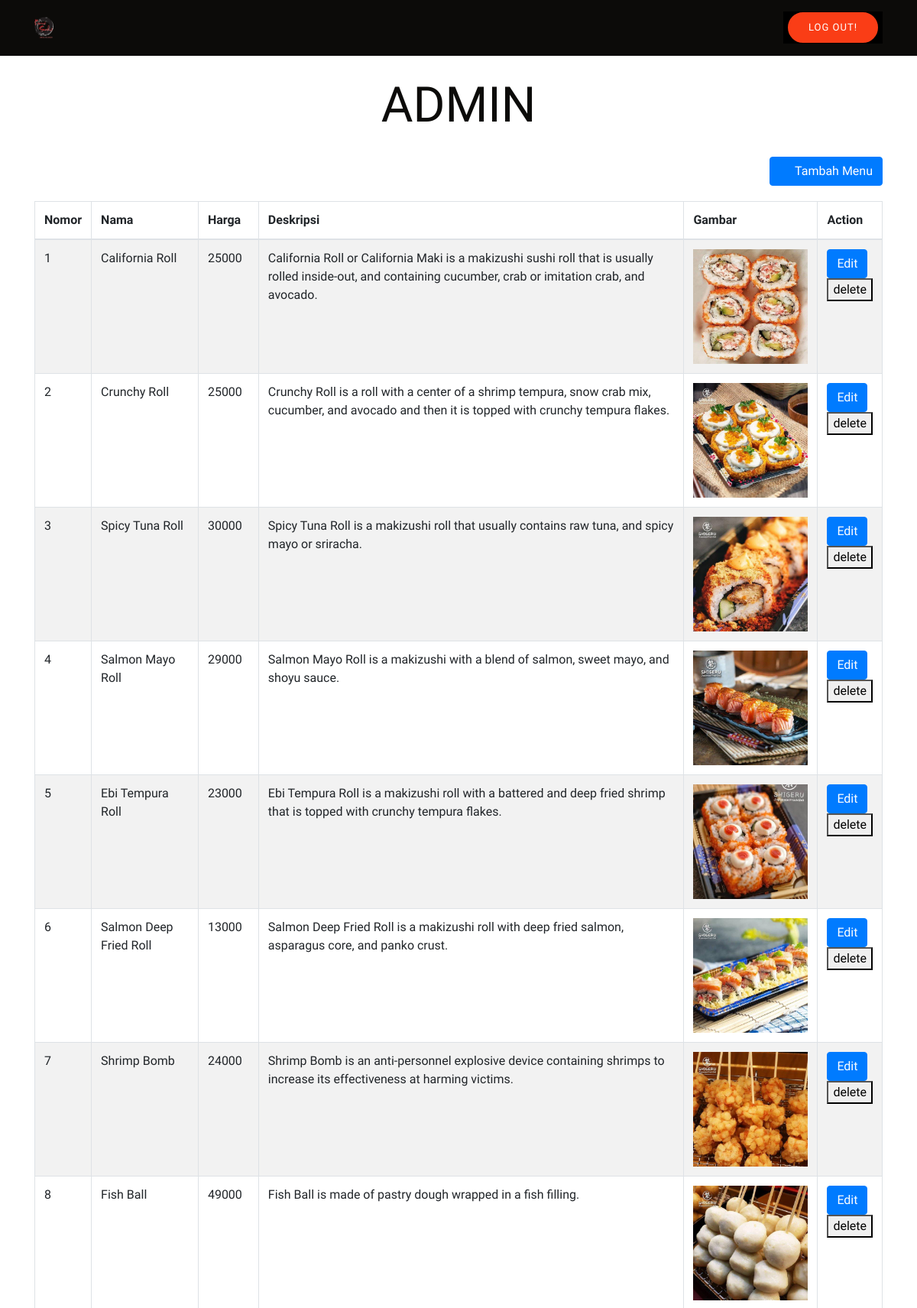
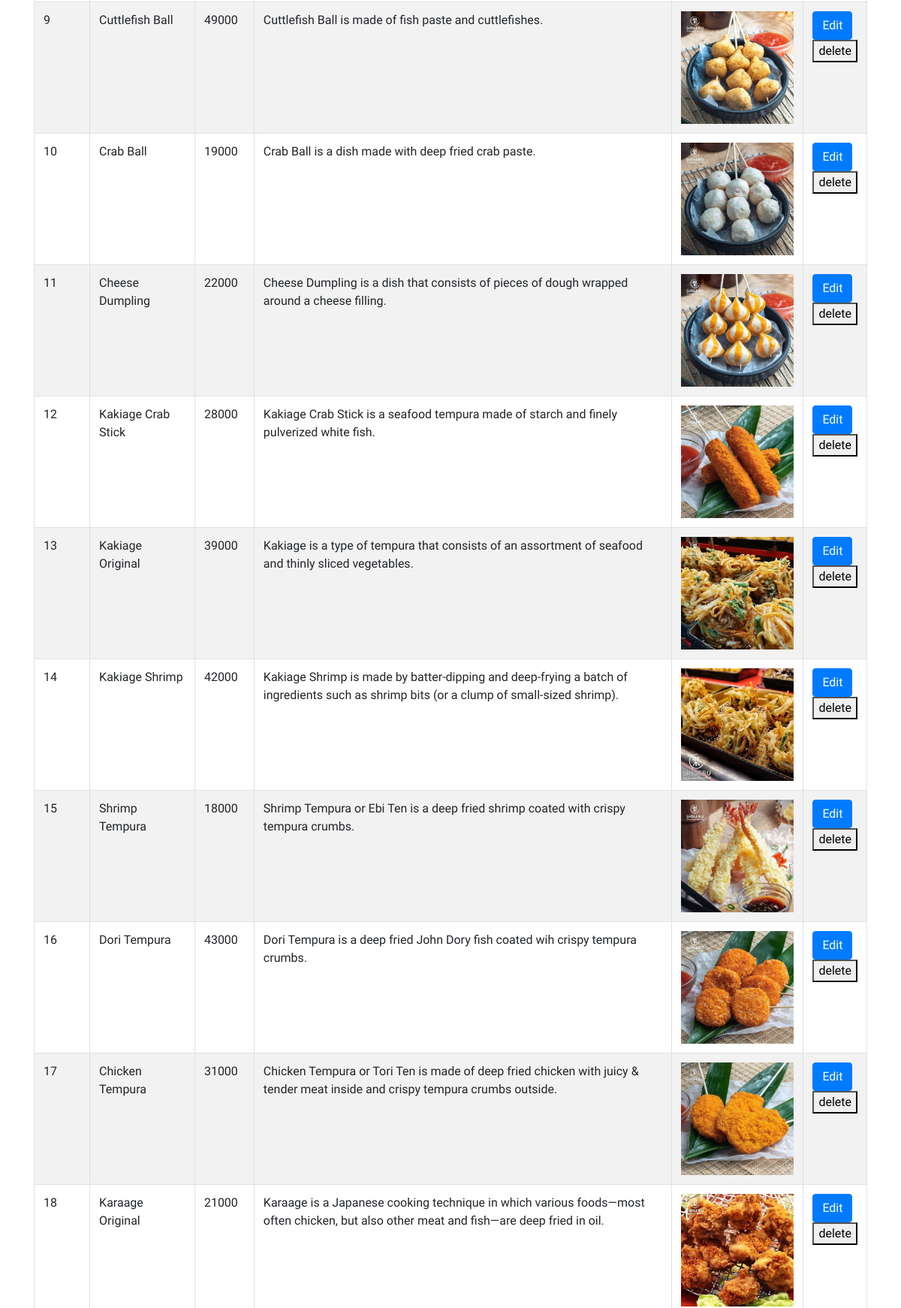
The app's page /admin.php (signed in, upper part) with its own data (2 pictures, top to bottom).
### tables this page shows
CREATE TABLE `menu` (
  `ID_Menu` int(11) NOT NULL,
  `namaMenu` varchar(50) DEFAULT NULL,
  `deskripsiMenu` varchar(200) DEFAULT NULL,
  `hargaMenu` int(20) DEFAULT NULL,
  `gambarMenu` varchar(100) DEFAULT NULL,
  `ID_Kategori` int(11) DEFAULT NULL
);

### admin.php (the view, shortened to what this page needs)
<?php
require "functions.php";
$query = "SELECT * FROM menu";
$result = mysqli_query($db, $query);
?>
<!DOCTYPE html>
<html lang="en">
<head>
  <link href="assets/vendor/bootstrap/css/bootstrap.min.css" rel="stylesheet">
  <link href="assets/vendor/icofont/icofont.min.css" rel="stylesheet">
  <link href="assets/vendor/boxicons/css/boxicons.min.css" rel="stylesheet">
  <link href="assets/vendor/animate.css/animate.min.css" rel="stylesheet">
  <link href="assets/vendor/owl.carousel/assets/owl.carousel.min.css" rel="stylesheet">
  <link href="assets/vendor/venobox/venobox.css" rel="stylesheet">
  <link href="assets/vendor/aos/aos.css" rel="stylesheet">
  <link href="assets/css/style.css" rel="stylesheet">
</head>
<body>
<header id="header" class="fixed-top">
    <div class="container d-flex align-items-center">
      <a href="index.php" class="logo mr-auto"><img src="assets/img/logo.png" alt="" class="img-fluid"></a>
      <nav class="nav-menu d-none d-lg-block">
        <ul>
            <li><a href="checkout.php"><i class="icofont-cart-alt" style="font-size: 35px; color:white;"></i></a></li>
            <li class="book-a-table text-center">
                <form action="" method="POST">
                    <button class="button logout" type="submit" name="logout" style="background-color:black; border: 0px;"><a>Log out!</a></button>
                </form>
            </li>
        </ul>
      </nav>
    </div>
  </header>
  <main>
    <h1 style="padding-top: 100px; padding-bottom:20px; text-align: center; font-size: 8vh;">ADMIN</h1>
    <div class="container">
        <div class="text-right">
            <a href="tambahmenu.php" class="btn btn-primary" style="margin-bottom:20px;"><i class="icofont-database-add"></i>&nbsp;&nbsp;Tambah Menu</a>
        </div>
        <table id="example" class="table table-striped table-bordered" style="width:100%">
            <thead>
                <th>Nomor</th>
                <th>Nama</th>
                <th>Harga</th>
                <th>Deskripsi</th>
                <th>Gambar</th>
                <th>Action</th>
            </thead>
            <tbody>
                <?php $i = 1;
                foreach ($result as $res) : ?>
                    <tr>
                        <td><?= $i ?></td>
                        <td><?= $res["namaMenu"]; ?></td>
                        <td><?= $res["hargaMenu"]; ?></td>
                        <td><?= $res["deskripsiMenu"]; ?></td>
                        <td><img src="./menu_img/<?= $res["gambarMenu"] ?>" width="150px"></td>
                        <td>
                            <button type="button" class="btn btn-primary" data-toggle="modal" data-target="#edit<?php echo $res['ID_Menu']; ?>">
                                Edit
                            </button>
                            <form action="" method="post">
                                <button type="submit" name="delete" id="delete" value="<?= $res['ID_Menu'] ?>">delete</button>
                            </form>
                        </td>
                    </tr>
                    <?php $i++; ?>
                <?php endforeach; ?>
            </tbody>
        </table>
    </main>
</body>
</html>

### assets/css/style.css (style rules this page uses)
body { font-family: "Kanit"; background: white; color: #0c0b09; }
a { color: #fa3d16; }
h1, h2, h3, h4, h5, h6 { font-family: "Kanit"; }
#header { background: rgba(12, 11, 9); border-bottom: 1px solid rgba(12, 11, 9); transition: all 0.5s; z-index: 997; padding: 15px 0; top: 0px; }
#header .logo { font-size: 28px; margin: 0; padding: 0; line-height: 1; font-weight: 300; letter-spacing: 1px; text-transform: uppercase; font-family: "Arial"; }
#header .logo img { max-height: 40px; }
.nav-menu ul { margin: 0; padding: 0; list-style: none; }
.nav-menu > ul { display: flex; align-items: center; }
.nav-menu > ul > li { position: relative; white-space: nowrap; padding-left: 28px; }
.nav-menu a { display: block; position: relative; color: white; transition: 0.3s; font-size: 14px; font-family: "Kanit"; }
.nav-menu .book-a-table a { border: 2px solid #fa3d16; background-color: #fa3d16; color: #fff; border-radius: 50px; padding: 8px 25px; text-transform: uppercase; font-size: 13px; font-weight: 500; letter-spacing: 1px; transition: 0.3s; }
.mobile-nav { position: fixed; top: 15px; right: 15px; bottom: 15px; left: 15px; z-index: 9999; overflow-y: auto; background: #1a1814; border: 2px solid rgba(255, 255, 255, 0.1); transition: ease-in-out 0.2s; opacity: 0; visibility: hidden; border-radius: 10px; padding: 10px 0; }
.mobile-nav * { margin: 0; padding: 0; list-style: none; }
.mobile-nav a { display: block; position: relative; color: #fff; padding: 10px 20px; font-weight: 500; outline: none; transition: 0.3s; }
.mobile-nav .book-a-table a { color: #fff; border: 2px solid #fa3d16; border-radius: 50px; margin: 20px 0 0 0; padding: 10px 25px; text-transform: uppercase; font-size: 13px; font-weight: 500; letter-spacing: 1px; transition: 0.3s; display: inline-block; }

### records on screen
menu: namaMenu "California Roll", hargaMenu "25000", deskripsiMenu "California Roll or California Maki is a makizushi sushi roll that is usually rolled inside-out, and containing cucumber, crab or imitation crab, and avocado.", gambarMenu (picture)
menu: namaMenu "Crunchy Roll", hargaMenu "25000", deskripsiMenu "Crunchy Roll is a roll with a center of a shrimp tempura, snow crab mix, cucumber, and avocado and then it is topped with crunchy tempura flakes.", gambarMenu (picture)
menu: namaMenu "Spicy Tuna Roll", hargaMenu "30000", deskripsiMenu "Spicy Tuna Roll is a makizushi roll that usually contains raw tuna, and spicy mayo or sriracha.", gambarMenu (picture)
menu: namaMenu "Salmon Mayo Roll", hargaMenu "29000", deskripsiMenu "Salmon Mayo Roll is a makizushi with a blend of salmon, sweet mayo, and shoyu sauce.", gambarMenu (picture)
menu: namaMenu "Ebi Tempura Roll", hargaMenu "23000", deskripsiMenu "Ebi Tempura Roll is a makizushi roll with a battered and deep fried shrimp that is topped with crunchy tempura flakes.", gambarMenu (picture)
menu: namaMenu "Salmon Deep Fried Roll", hargaMenu "13000", deskripsiMenu "Salmon Deep Fried Roll is a makizushi roll with deep fried salmon, asparagus core, and panko crust.", gambarMenu (picture)
menu: namaMenu "Shrimp Bomb", hargaMenu "24000", deskripsiMenu "Shrimp Bomb is an anti-personnel explosive device containing shrimps to increase its effectiveness at harming victims.", gambarMenu (picture)
menu: namaMenu "Fish Ball", hargaMenu "49000", deskripsiMenu "Fish Ball is made of pastry dough wrapped in a fish filling.", gambarMenu (picture)
menu: namaMenu "Cuttlefish Ball", hargaMenu "49000", deskripsiMenu "Cuttlefish Ball is made of fish paste and cuttlefishes.", gambarMenu (picture)
menu: namaMenu "Crab Ball", hargaMenu "19000", deskripsiMenu "Crab Ball is a dish made with deep fried crab paste.", gambarMenu (picture)
menu: namaMenu "Cheese Dumpling", hargaMenu "22000", deskripsiMenu "Cheese Dumpling is a dish that consists of pieces of dough wrapped around a cheese filling.", gambarMenu (picture)
menu: namaMenu "Kakiage Crab Stick", hargaMenu "28000", deskripsiMenu "Kakiage Crab Stick is a seafood tempura made of starch and finely pulverized white fish.", gambarMenu (picture)
menu: namaMenu "Kakiage Original", hargaMenu "39000", deskripsiMenu "Kakiage is a type of tempura that consists of an assortment of seafood and thinly sliced vegetables.", gambarMenu (picture)
menu: namaMenu "Kakiage Shrimp", hargaMenu "42000", deskripsiMenu "Kakiage Shrimp is made by batter-dipping and deep-frying a batch of ingredients such as shrimp bits (or a clump of small-sized shrimp).", gambarMenu (picture)
menu: namaMenu "Shrimp Tempura", hargaMenu "18000", deskripsiMenu "Shrimp Tempura or Ebi Ten is a deep fried shrimp coated with crispy tempura crumbs.", gambarMenu (picture)
menu: namaMenu "Dori Tempura", hargaMenu "43000", deskripsiMenu "Dori Tempura is a deep fried John Dory fish coated wih crispy tempura crumbs.", gambarMenu (picture)
menu: namaMenu "Chicken Tempura", hargaMenu "31000", deskripsiMenu "Chicken Tempura or Tori Ten is made of deep fried chicken with juicy & tender meat inside and crispy tempura crumbs outside.", gambarMenu (picture)
menu: namaMenu "Karaage Original", hargaMenu "21000", deskripsiMenu "Karaage is a Japanese cooking technique in which various foods—most often chicken, but also other meat and fish—are deep fried in oil.", gambarMenu (picture)
